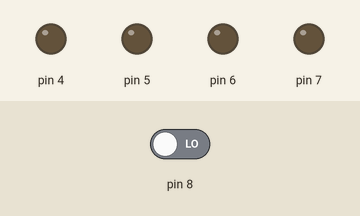
Bench run of a sketch on a simulated Arduino Uno, built with avr-gcc and run on an emulated ATmega328P. Parts: output pins drawn as LEDs (lit = HIGH). Dashed ring = blinking. The test bench sets the inputs (shaded band); at power-on: pin 8 LOW.

Above: at 0.8 s.
0.9 s: pin 8 driven HIGH
At 1.16 s:
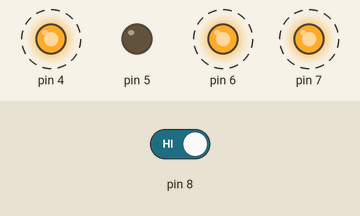
At 1.51 s:
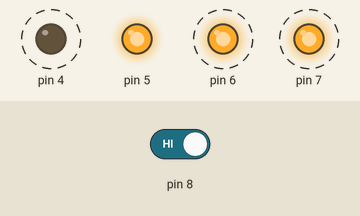
3.9 s: pin 8 driven LOW
At 3.9 s:
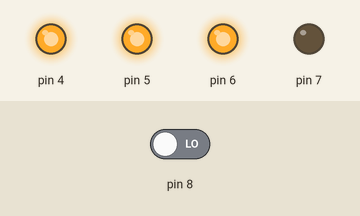
Timing chart, 0 to 6.9 s (numbered marks = the images above; inputs shaded):
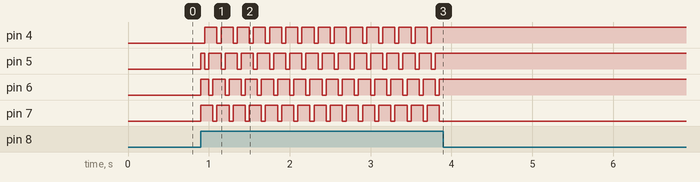

The sketch:

Ex_8.1.ino
```cpp
#include <avr/io.h>
#include <avr/delay.h>
#define checkbit(x,y)((x) &(y))
int main(void) {
  DDRD = 0xF0;
  int period = 50;
  int angle = 90;
  int angleC= 90/7.5;
  int count = 0;
while(true) {
   if(checkbit(PINB, bit(0))) {
    count =0;
    while(count< angleC) {
      PORTD =0b11100000;
    _delay_ms(period);
     PORTD =0b11010000;
    _delay_ms(period);
     PORTD =0b10110000;
    _delay_ms(period);
     PORTD =0b01110000;
    _delay_ms(period);
    count+=4;

    }
}
}
}
```

Measured:
- after the input at 0.9 s, pin 4: alternates HIGH for 0.15 s and LOW for 0.05 s, starting after 0.05 s; pin 5: LOW → HIGH at once, then repeats every 0.20 s: LOW 0.05 s, HIGH 0.15 s; pin 6, pin 7: alternates HIGH for 0.15 s and LOW for 0.05 s, starting at once
- after the input at 3.9 s, pin 4–6: stops changing and stays HIGH; pin 7: stops changing and stays LOW
